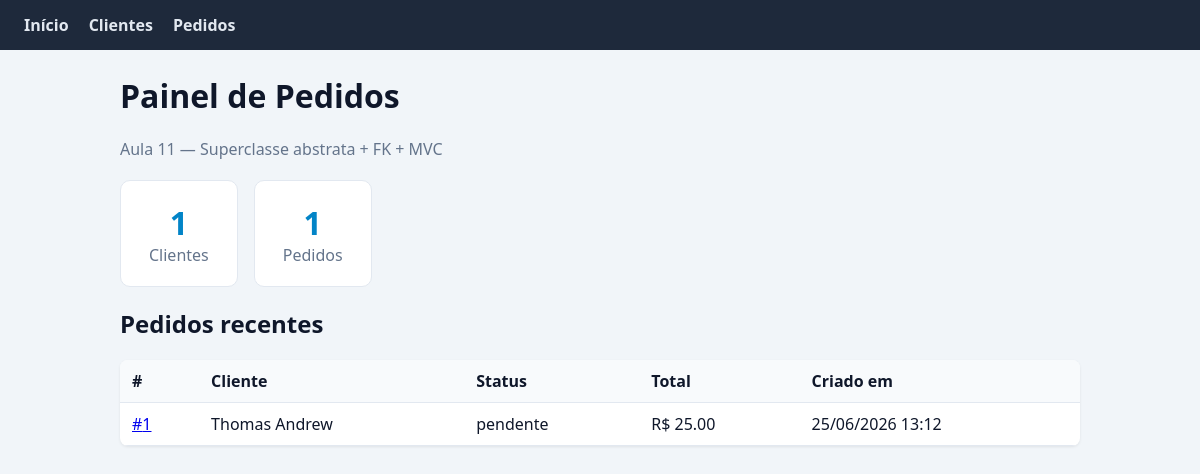
The page / on the database its author committed.
### models/pedido.py (models this page shows, shortened)
class Pedido(ModeloBase):
    __tablename__ = "pedidos"
    cliente_id = db.Column(db.Integer, db.ForeignKey("clientes.id"), nullable=False)
    status = db.Column(db.String(30), nullable=False, default="pendente")
    observacao = db.Column(db.String(255), nullable=True)
    cliente = db.relationship("Cliente", back_populates="pedidos")
    itens = db.relationship(
        "ItemPedido", back_populates="pedido", cascade="all, delete-orphan"
    )
    @property
    def total(self):
        return sum(item.subtotal for item in self.itens)
    @classmethod
    def listar_com_cliente(cls):
        return cls.query.order_by(cls.data_criacao.desc()).all()

class ItemPedido(ModeloBase):
    __tablename__ = "itens_pedido"
    pedido_id = db.Column(db.Integer, db.ForeignKey("pedidos.id"), nullable=False)
    produto = db.Column(db.String(120), nullable=False)
    quantidade = db.Column(db.Integer, nullable=False, default=1)
    preco_unitario = db.Column(db.Float, nullable=False)
    pedido = db.relationship("Pedido", back_populates="itens")
    @property
    def subtotal(self):
        return self.quantidade * self.preco_unitario

### models/cliente.py (models this page shows, shortened)
class Cliente(ModeloBase):
    __tablename__ = "clientes"
    nome = db.Column(db.String(120), nullable=False)
    email = db.Column(db.String(120), nullable=False)
    telefone = db.Column(db.String(20), nullable=True)
    pedidos = db.relationship("Pedido", back_populates="cliente", lazy=True)

### controllers/dashboard_controller.py (the view)
@dashboard_bp.route("/")
def index():
    return render_template(
        "index.html",
        total_clientes=Cliente.query.count(),
        total_pedidos=Pedido.query.count(),
        pedidos_recentes=Pedido.listar_com_cliente()[:5],
    )

### views/templates/index.html (shortened to what this page needs)
{% extends "layout.html" %}
{% block content %}
<h1>Painel de Pedidos</h1>
<p class="subtitulo">Aula 11 — Superclasse abstrata + FK + MVC</p>
<div class="cards">
    <div class="card">
        <span class="card-num">{{ total_clientes }}</span>
        <span class="card-label">Clientes</span>
    </div>
    <div class="card">
        <span class="card-num">{{ total_pedidos }}</span>
        <span class="card-label">Pedidos</span>
    </div>
</div>
<h2>Pedidos recentes</h2>
{% if pedidos_recentes %}
<table>
    <thead>
        <tr>
            <th>#</th>
            <th>Cliente</th>
            <th>Status</th>
            <th>Total</th>
            <th>Criado em</th>
        </tr>
    </thead>
    <tbody>
        {% for pedido in pedidos_recentes %}
        <tr>
            <td><a href="{{ url_for('pedidos.detalhe', pedido_id=pedido.id) }}">#{{ pedido.id }}</a></td>
            <td>{{ pedido.cliente.nome }}</td>
            <td>{{ pedido.status }}</td>
            <td>R$ {{ "%.2f"|format(pedido.total) }}</td>
            <td>{{ pedido.data_criacao.strftime('%d/%m/%Y %H:%M') }}</td>
        </tr>
        {% endfor %}
    </tbody>
</table>
{% else %}
<p class="vazio">Nenhum pedido ainda.</p>
{% endif %}
{% endblock %}

### views/static/css/style.css (style rules this page uses)
body { font-family: "Segoe UI", Arial, sans-serif; margin: 0; background: #f1f5f9; color: #0f172a; }
.subtitulo { color: #64748b; }
.cards { display: flex; gap: 16px; margin: 20px 0; }
.card { background: #fff; border: 1px solid #e2e8f0; border-radius: 10px; padding: 20px 28px; text-align: center; }
.card-num { display: block; font-size: 2rem; font-weight: bold; color: #0284c7; }
.card-label { color: #64748b; }
table { width: 100%; border-collapse: collapse; background: #fff; border-radius: 8px; overflow: hidden; box-shadow: 0 1px 3px rgba(0, 0, 0, 0.08); }
th, td { padding: 10px 12px; border-bottom: 1px solid #e2e8f0; text-align: left; }
th { background: #f8fafc; }

### rows shown on the page
Pedido: id "1", cliente.nome "Thomas Andrew", status "pendente", data_criacao "25/06/2026 13:12"
ItemPedido: total "25.00"

### other values the page prints
{{ total_clientes }} "1"
{{ total_pedidos }} "1"
